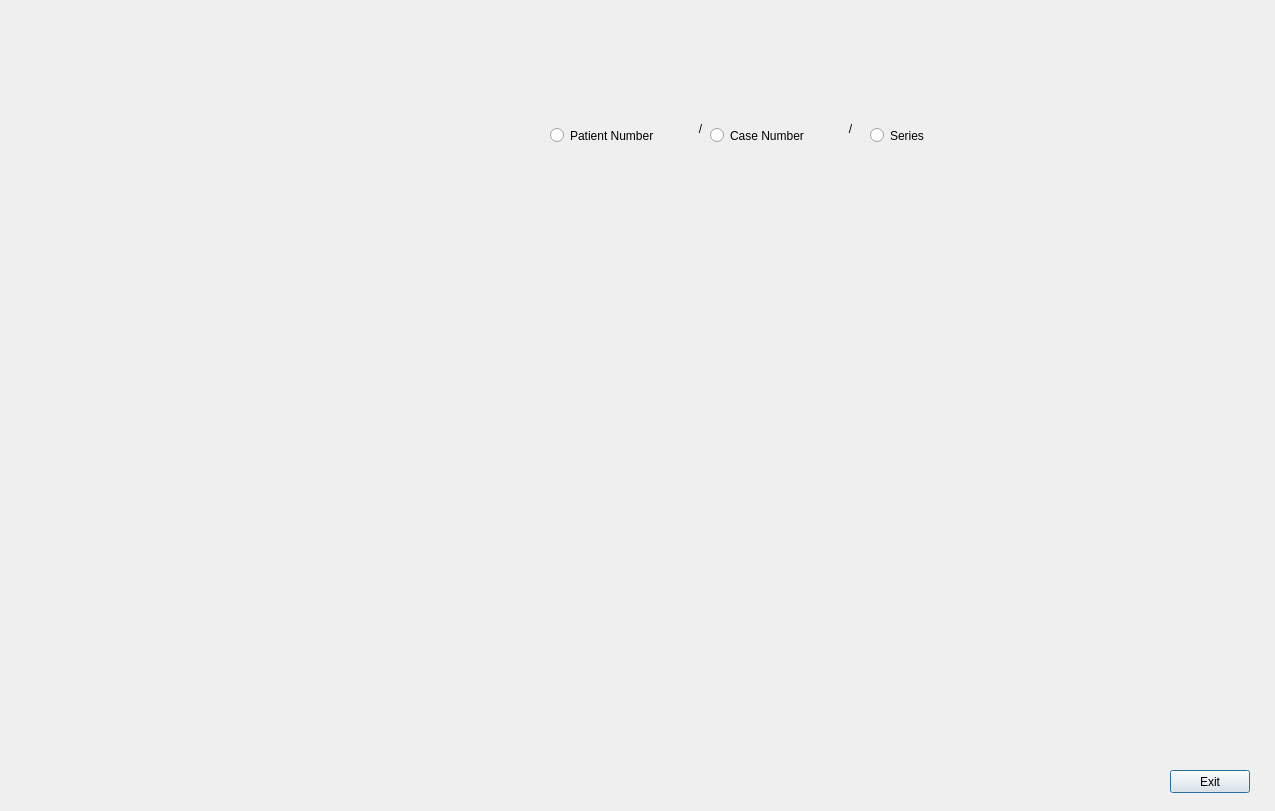
<?xml version="1.0" encoding="UTF-8"?>
<ui version="4.0">
 <class>Dialog</class>
 <widget class="QDialog" name="Dialog">
  <property name="geometry">
   <rect>
    <x>0</x>
    <y>0</y>
    <width>1275</width>
    <height>811</height>
   </rect>
  </property>
  <property name="windowTitle">
   <string>Dialog</string>
  </property>
  <widget class="QPushButton" name="BTN_EXIT">
   <property name="geometry">
    <rect>
     <x>1170</x>
     <y>770</y>
     <width>80</width>
     <height>23</height>
    </rect>
   </property>
   <property name="text">
    <string>Exit</string>
   </property>
  </widget>
  <widget class="QRadioButton" name="RBTN_PATIENT">
   <property name="geometry">
    <rect>
     <x>550</x>
     <y>120</y>
     <width>141</width>
     <height>31</height>
    </rect>
   </property>
   <property name="text">
    <string>Patient Number</string>
   </property>
  </widget>
  <widget class="QRadioButton" name="RBTN_CASE">
   <property name="geometry">
    <rect>
     <x>710</x>
     <y>120</y>
     <width>121</width>
     <height>31</height>
    </rect>
   </property>
   <property name="text">
    <string>Case Number</string>
   </property>
  </widget>
  <widget class="QRadioButton" name="RBTN_SERIES">
   <property name="geometry">
    <rect>
     <x>870</x>
     <y>120</y>
     <width>121</width>
     <height>31</height>
    </rect>
   </property>
   <property name="text">
    <string>Series</string>
   </property>
  </widget>
  <widget class="QLabel" name="label_slash">
   <property name="geometry">
    <rect>
     <x>690</x>
     <y>120</y>
     <width>21</width>
     <height>17</height>
    </rect>
   </property>
   <property name="text">
    <string>/</string>
   </property>
   <property name="textFormat">
    <enum>Qt::AutoText</enum>
   </property>
   <property name="scaledContents">
    <bool>false</bool>
   </property>
   <property name="alignment">
    <set>Qt::AlignCenter</set>
   </property>
  </widget>
  <widget class="QLabel" name="label_slash_2">
   <property name="geometry">
    <rect>
     <x>840</x>
     <y>120</y>
     <width>21</width>
     <height>17</height>
    </rect>
   </property>
   <property name="text">
    <string>/</string>
   </property>
   <property name="textFormat">
    <enum>Qt::AutoText</enum>
   </property>
   <property name="scaledContents">
    <bool>false</bool>
   </property>
   <property name="alignment">
    <set>Qt::AlignCenter</set>
   </property>
  </widget>
 </widget>
 <resources/>
 <connections/>
</ui>
